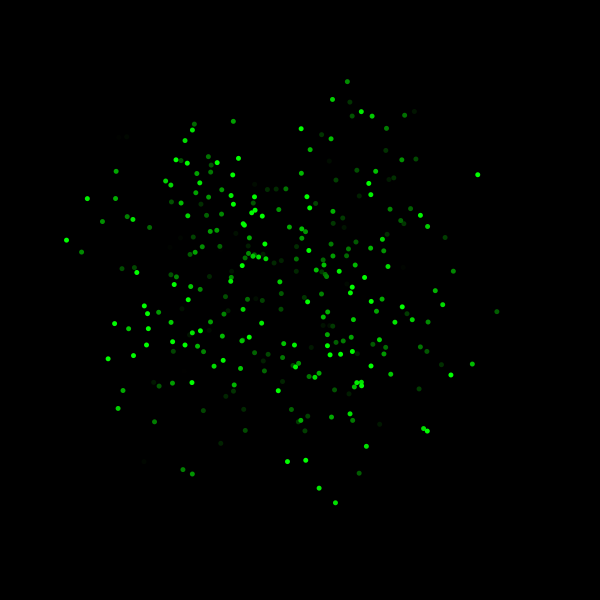
Frame 1 (no input)
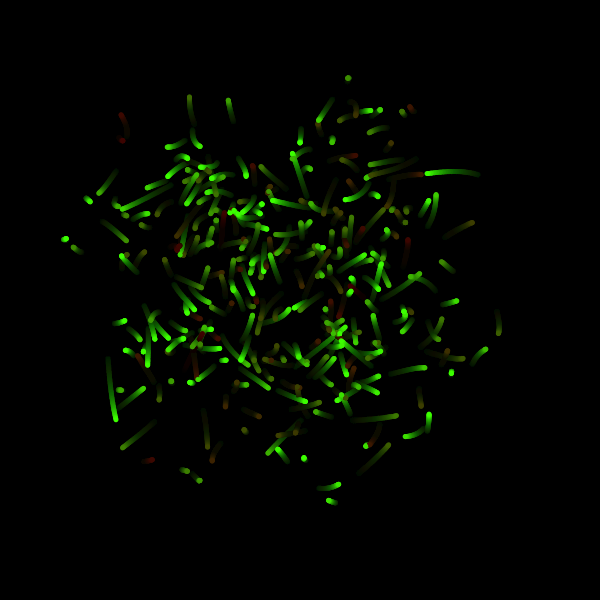
Frame 60 (the mouse pressed at the canvas centre just before this capture)
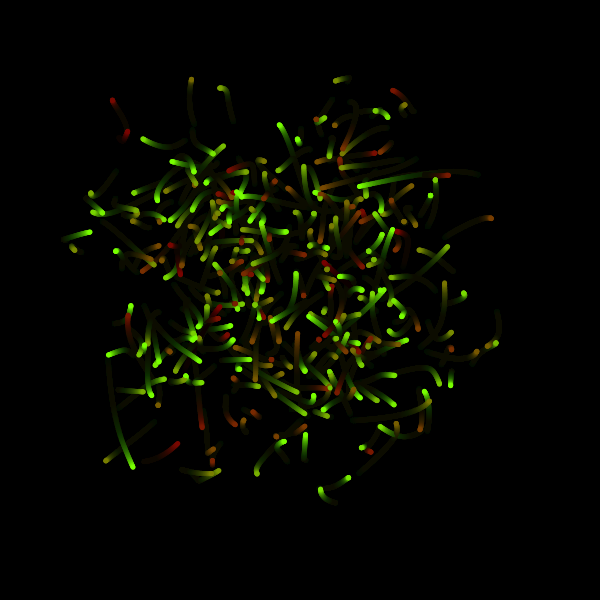
Frame 120 (the mouse held since frame 60 and released just before this capture)

The Processing sketch that drew these frames (run headless with seeded random() and noise(); from frame 60 on, the mouse is pressed at the canvas centre):

// Processing sketch: magicWorms
// ── magicWorms.pde
float x;
float y;
boolean ran;
void setup(){
  size(600,600);
  background(0,0,0);

}
void draw(){
  makeMagical();
   for(int i =0; i<300; i++){
  fill(frameCount,i,0);
    ellipse(getWormX(i),getWormY(i),5,5);
    if(i==300){ran=true;}
    x=x+2;
    y=y+2;
    if(ran=true){
    
    
  }

  
}}
 float frequency = .001;
    float noiseInterval = PI;

    void makeMagical() {
        fill( 0, 0, 0, 10 );
        rect(0, 0, width, height);
        noStroke();
    }

    float getWormX(int i) {
        return map(noise(i*noiseInterval + frameCount * frequency), 0, 1, 0, width);
    }

    float getWormY(int i) {
        return map(noise(i*noiseInterval+1 + frameCount * frequency), 0, 1, 0, height);
    }
